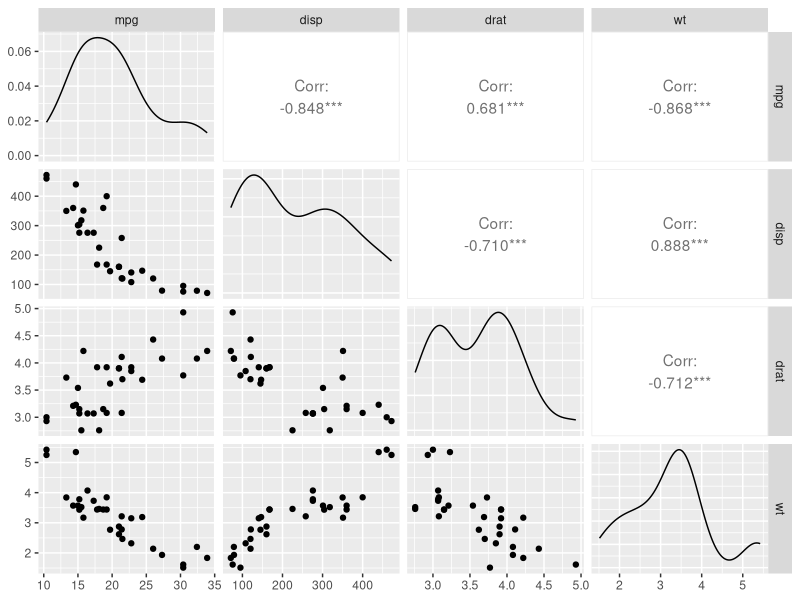

Recreate this plot in R.
# install.packages("GGally")
library(GGally)

# 主对角线是核密度图，主对角线下方是两两变量绘制的散点图，主对角线上方是Pearson相关系数。
ggpairs(mtcars[c("mpg", "disp", "drat", "wt")])

diagplots <- function(data, mapping) {
  ggplot(data = data, mapping = mapping) +
    geom_histogram(fill = "lightblue", color = "black")
}

lowerplots <- function(data, mapping) {
  ggplot(data = data, mapping = mapping) +
    geom_point(color = "darkgrey") +
    geom_smooth(method = "lm", color = "steelblue", se = FALSE) +
    geom_smooth(method = "loess", color = "red", se = FALSE, linetype = "dashed")
}

upperplots <- function(data, mapping) {
  # 调用 ggally_cor 函数，该函数用于计算并绘制相关性矩阵图
  ggally_cor(data = data, mapping = mapping, display_grid = F, size = 3.5, color = "red")
}

mytheme <-
  ggpairs(mtcars,
    columns = c("mpg", "disp", "drat", "wt"),
    columnLabels = c("MPG", "Displacement", "R Axle Ratio", "Weight"),
    title = "Scatter Plot Matrix with Linear and Loess Fits",
    lower = list(continuous = lowerplots),
    diag = list(continuous = diagplots),
    upper = list(continuous = upperplots)
  ) + theme(
    strip.background = element_blank(), panel.grid = element_blank(), panel.background = element_blank(),
    panel.border = element_rect(color = "grey20", fill = NA)
  )
